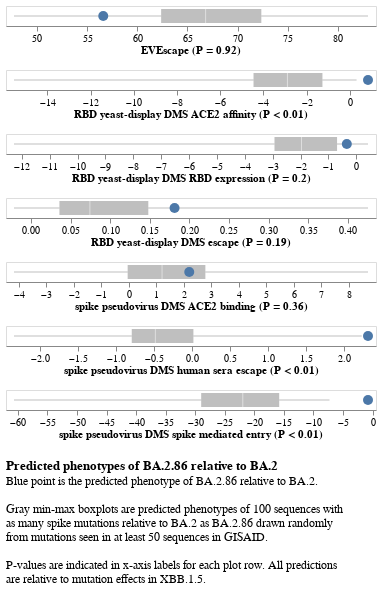

Write notebook code for a chart like this one.
### Markdown cell above
Plot actual phenotype versus distribution of randomized phenotypes for BA.2.86 relative to BA.2:

### Code cell
ba_2_86_df = (
    pheno_changes_df[
        pheno_changes_df["clade_set"] == "BA.2.86 relative to BA.2"
    ]
    .assign(
        phenotype_P=lambda x: (
            x["phenotype"] + " (P " + x["P"].map(lambda p: f"< {1 / nrandom}" if p == 0 else f"= {p}") + ")"
        )
    )
    .drop(columns=["clade_set", "clade", "n_mutations", "P"])
)

ba_2_86_base = (
    alt.Chart(ba_2_86_df)
    .transform_calculate(y="1")
    .encode(
        alt.X(
            "value",
            title=None,
            axis=alt.Axis(grid=False),
            scale=alt.Scale(zero=False, nice=False, padding=8),
        ),
        alt.Y("y:N", title=None, axis=None),
    )
)

ba_2_86_point = ba_2_86_base.mark_circle(size=100, opacity=1)

ba_2_86_boxplot = (
    ba_2_86_base
    .transform_flatten(["randomized_values"])
    .transform_calculate(value=alt.datum["randomized_values"])
    .mark_boxplot(color="gray", opacity=0.5, extent="min-max")
)

(
    (ba_2_86_boxplot + ba_2_86_point)
    .properties(width=370, height=alt.Step(20))
    .facet(
        alt.Facet(
            "phenotype_P",
            header=alt.Header(labelOrient="bottom", labelPadding=2, labelFontSize=11, labelFontStyle="bold"),
            title=None,
        ),
        columns=1,
        spacing=12,
    )
    .resolve_scale(x="independent", y="independent")
    .properties(
        title=alt.TitleParams(
            "Predicted phenotypes of BA.2.86 relative to BA.2",
            subtitle=[
                "Blue point is the predicted phenotype of BA.2.86 relative to BA.2.",
                "",
                f"Gray min-max boxplots are predicted phenotypes of {nrandom} sequences with",
                "as many spike mutations relative to BA.2 as BA.2.86 drawn randomly",
                f"from mutations seen in at least {gisaid_min_counts} sequences in GISAID.",
                "",
                "P-values are indicated in x-axis labels for each plot row. All predictions",
                "are relative to mutation effects in XBB.1.5.",
            ],
            dy=15,
            orient="bottom",
        ),
    )
)

### Figure 1 — Vega-Lite specification as saved in the notebook (floating-point values rounded to 4 significant figures)
{"config": {"view": {"continuousWidth": 300, "continuousHeight": 300}}, "data": {"name": "data-de39515d5cc4730bf8a2dad5f9c27d5b"}, "facet": {"field": "phenotype_P", "header": {"labelFontSize": 11, "labelFontStyle": "bold", "labelOrient": "bottom", "labelPadding": 2}, "title": null, "type": "nominal"}, "spec": {"layer": [{"mark": {"type": "boxplot", "color": "gray", "extent": "min-max", "opacity": 0.5}, "encoding": {"x": {"axis": {"grid": false}, "field": "value", "scale": {"nice": false, "padding": 8, "zero": false}, "title": null, "type": "quantitative"}, "y": {"axis": null, "field": "y", "title": null, "type": "nominal"}}, "transform": [{"calculate": "1", "as": "y"}, {"flatten": ["randomized_values"]}, {"calculate": "datum['randomized_values']", "as": "value"}]}, {"mark": {"type": "circle", "opacity": 1, "size": 100}, "encoding": {"x": {"axis": {"grid": false}, "field": "value", "scale": {"nice": false, "padding": 8, "zero": false}, "title": null, "type": "quantitative"}, "y": {"axis": null, "field": "y", "title": null, "type": "nominal"}}, "transform": [{"calculate": "1", "as": "y"}]}], "height": {"step": 20}, "width": 370}, "columns": 1, "resolve": {"scale": {"x": "independent", "y": "independent"}}, "spacing": 12, "title": {"text": "Predicted phenotypes of BA.2.86 relative to BA.2", "dy": 15, "orient": "bottom", "subtitle": ["Blue point is the predicted phenotype of BA.2.86 relative to BA.2.", "", "Gray min-max boxplots are predicted phenotypes of 100 sequences with", "as many spike mutations relative to BA.2 as BA.2.86 drawn randomly", "from mutations seen in at least 50 sequences in GISAID.", "", "P-values are indicated in x-axis labels for each plot row. All predictions", "are relative to mutation effects in XBB.1.5."]}, "$schema": "https://vega.github.io/schema/vega-lite/v5.16.3.json", "datasets": {"data-de39515d5cc4730bf8a2dad5f9c27d5b": [{"phenotype": "EVEscape", "value": 56.61, "randomized_values": [60.18, 66.63, 64.11, 57.93, 63.94, 63.69, 67.42, 75.25, 77.56, 63.26, 64.41, 83.01, 68.85, 68.45, 60.49, 72.65, 77.75, 48.12, 58.79, 58.5, 56.59, 52.37, 68.54, 56.36, 62.41, 61.74, 76.62, 80.26, 74.8, 79.78, 70.67, 68.02, 66.55, 60.06, 58.39, 73.39, 66.4, 70.35, 71.84, 68.32, 65.99, 62.63, 72.85, 62.15, 69.28, 73.55, 71.42, 62.97, 60.03, 55.82, 71.61, 74.05, 62.82, 67.0, 67.5, 67.03, 69.57, 76.56, 55.54, 75.67, 65.69, 77.66, 68.77, 61.18, 62.3, 70.26, 64.97, 72.28, 48.26, 68.27, 62.75, 66.02, 58.3, 64.86, 73.37, 63.1, 81.78, 64.42, 62.63, 75.97, 47.71, 70.78, 64.08, 71.0, 76.83, 70.25, 58.22, 64.97, 77.39, 65.08, 69.26, 74.77, 82.2, 75.87, 72.99, 63.83, 61.33, 69.74, 61.46, 58.33], "phenotype_P": "EVEscape (P = 0.92)"}, {"phenotype": "RBD yeast-display DMS ACE2 affinity", "value": 0.84, "randomized_values": [-4.42, -12.74, -3.19, -3.58, -7.78, -7.08, -4.21, -1.83, -1.34, -6.73, -7.13, -3.48, -0.64, -0.44, -2.29, -5.93, -4.21, -4.0, -2.44, -8.74, -4.55, -6.86, -2.61, -3.82, -0.14, -6.16, -2.53, 0.31, -5.09, -2.42, -15.55, -6.23, -0.56, -2.09, -1.05, -2.82, -4.72, -2.68, -0.5, 0.0, -0.15, -4.74, -2.62, -0.02, -6.44, -2.2, -3.77, -3.45, -3.38, -0.93, -5.47, -4.23, -1.9, -4.69, -0.81, -4.43, -0.57, -4.86, -3.5, -0.41, -2.89, -1.13, -1.15, -1.43, -2.65, -3.8, -4.32, -2.2, -1.28, -2.42, 0.07, -5.57, -0.71, -0.04, -2.71, -4.02, -2.89, -1.73, -1.74, -1.24, -5.07, -0.74, -3.46, -0.18, -6.71, -0.59, -4.83, -0.57, -3.53, -4.35, -2.96, -0.45, -1.28, -2.96, -3.41, -4.31, -2.08, -2.25, -8.72, -4.68], "phenotype_P": "RBD yeast-display DMS ACE2 affinity (P < 0.01)"}, {"phenotype": "RBD yeast-display DMS RBD expression", "value": -0.34, "randomized_values": [-5.22, -7.13, -2.57, -2.54, -2.54, -4.01, -0.76, -2.89, -0.96, -5.23, -4.86, -0.61, -0.78, -0.81, -2.26, -3.83, -4.7, -3.05, -2.74, -4.29, -2.4, -1.09, -2.4, -3.89, 0.0, -5.17, -0.32, -0.16, -2.48, -1.99, -12.28, -4.59, -1.12, -0.17, -1.03, -2.32, -2.62, -0.79, -0.24, 0.0, -0.2, -3.71, -3.2, 0.42, -7.24, -1.78, -3.55, -0.03, -4.09, -0.3, -2.73, -0.99, -1.32, -1.94, -0.34, -4.06, -1.01, -2.81, -2.19, -0.22, -1.34, -0.26, -0.69, -2.22, 0.01, -4.05, -2.74, -2.32, -0.32, -0.9, -0.87, -5.63, 0.03, -0.02, -1.86, -4.24, -0.86, -2.89, -0.77, -0.96, -2.14, -0.2, -0.54, -0.03, -4.86, 0.17, -2.48, -1.23, -2.98, -2.22, -2.06, 0.08, -0.69, -1.51, -1.91, -0.48, -1.82, -2.53, -3.52, -2.92], "phenotype_P": "RBD yeast-display DMS RBD expression (P = 0.2)"}, {"phenotype": "RBD yeast-display DMS escape", "value": 0.1813, "randomized_values": [0.1027, 0.2635, 0.2253, 0.02294, 0.2503, 0.02144, 0.1523, 0.03493, 0.07801, 0.1435, 0.01742, 0.03905, 0.02581, 0.1028, 0.103, 0.02987, 0.05568, 0.1181, 0.2684, 0.2352, 0.01239, 0.4085, 0.08306, 0.07405, 0.01865, 0.1698, 0.1911, 0.08857, 0.2489, 0.2335, 0.2323, 0.1294, 0.05655, 0.4254, 0.04046, 0.1369, 0.05539, 0.1154, 0.07484, 0.0, 0.1321, 0.07096, 0.09936, 0.06699, 0.1702, 0.1626, 0.2717, -0.01556, 0.04048, 0.05874, 0.256, 0.1202, 0.1623, 0.2176, 0.05175, 0.09028, 0.02347, 0.1285, 0.03435, 0.0323, 0.2551, 0.06463, 0.07051, 0.01062, 0.1251, -0.00386, 0.0682, 0.0001377, 0.04865, 0.05011, 0.01856, 0.06368, 0.04608, 0.001666, 0.1994, 0.002868, 0.1253, 0.05103, 0.1011, 0.2422, -0.02134, 0.0714, 0.0495, 0.01383, 0.1468, 0.03624, 0.1082, 0.06161, 0.03528, 0.002471, 0.1309, 0.05735, 0.1075, 0.02265, 0.2176, 0.1403, 0.06287, 0.158, 0.2799, 0.02282], "phenotype_P": "RBD yeast-display DMS escape (P = 0.19)"}, {"phenotype": "spike pseudovirus DMS ACE2 binding", "value": 2.203, "randomized_values": [4.548, 1.867, 0.6386, 1.884, -2.591, 3.526, 1.327, -1.911, 1.492, 0.842, -0.1798, 0.7055, 2.237, 4.248, -1.594, 3.618, -2.1, -1.393, -0.6372, 0.06132, 8.698, -4.164, 5.392, 2.92, 5.094, 0.9279, -0.4611, 3.116, -0.1925, 2.762, 2.095, 1.374, 0.3242, 3.182, 0.1603, 2.787, 0.6376, -1.151, -0.1551, 3.311, -0.4475, -1.535, 1.011, 1.421, 3.296, -0.2869, -0.5239, 0.8605, 0.268, 4.528, 1.33, -0.9139, 2.513, 1.138, -2.176, 1.14, 6.191, 0.8876, 1.122, 2.692, 0.4395, 0.6222, 2.252, 5.8, -3.918, 0.4145, 4.585, 5.963, -0.0929, 1.291, 2.547, 1.568, -0.3208, 4.826, 1.011, -0.6744, 1.512, 2.427, 0.4983, -1.872, 2.0, 0.9314, 3.493, 3.816, 0.3214, 4.971, 0.3038, 6.625, 2.594, 2.968, -0.01417, 2.06, 2.797, 1.768, 2.556, -1.123, 2.284, 0.6595, -1.05, 2.966], "phenotype_P": "spike pseudovirus DMS ACE2 binding (P = 0.36)"}, {"phenotype": "spike pseudovirus DMS human sera escape", "value": 2.322, "randomized_values": [-0.1372, -0.2369, -0.616, 0.4954, 1.722, -0.284, 0.03557, -0.336, -0.5012, -2.34, -0.5972, -0.03264, -0.5858, -0.848, -0.7474, -0.891, 2.24, -0.5326, -1.112, -0.1451, -1.423, 0.4244, -0.7688, -0.2904, -1.243, -0.1105, -0.8143, -1.184, -0.5424, -0.5421, -0.1265, -0.6079, -0.5161, -0.9965, 0.65, -1.187, -0.8923, -0.1549, -0.6576, -1.162, -0.6172, 0.5403, -1.579, 0.09165, -0.6612, 1.221, -0.3717, -0.0574, -0.09429, 1.168, -1.449, -0.8419, -0.7665, -0.7181, 0.05972, -0.8003, 0.7234, 0.1162, 0.04079, -0.4391, -0.552, 0.5761, -1.004, -0.3304, 0.7395, -0.4442, -1.974, -0.4562, -0.4189, 0.2916, -0.6068, -0.7757, 0.4598, -0.7437, -0.6323, 0.09573, -1.227, -0.02007, -1.118, 0.571, 0.2789, -0.703, -0.7886, 0.01803, -0.06275, -1.217, -0.1561, -1.437, -1.011, 0.01804, 0.8482, 0.4779, -1.768, -0.7922, -0.3447, 0.2339, 0.2613, -0.6838, -0.351, -0.7836], "phenotype_P": "spike pseudovirus DMS human sera escape (P < 0.01)"}, {"phenotype": "spike pseudovirus DMS spike mediated entry", "value": -0.7714, "randomized_values": [-25.14, -12.79, -29.06, -33.98, -32.53, -22.93, -15.13, -17.11, -12.65, -33.99, -25.64, -12.18, -34.15, -16.32, -22.89, -35.06, -21.24, -17.05, -18.47, -16.88, -60.66, -16.0, -27.34, -33.0, -35.28, -16.88, -12.34, -18.25, -16.23, -15.59, -30.25, -12.85, -11.8, -28.28, -22.42, -27.97, -28.64, -23.98, -25.71, -24.73, -30.52, -14.51, -14.12, -25.17, -32.25, -12.05, -15.86, -16.87, -14.67, -29.72, -16.35, -18.45, -20.14, -45.94, -21.04, -28.6, -34.86, -12.63, -26.14, -29.83, -17.72, -16.69, -13.62, -15.03, -38.94, -15.24, -25.16, -21.49, -22.6, -25.14, -12.69, -26.79, -12.38, -48.6, -7.287, -28.97, -10.67, -20.62, -24.41, -25.42, -24.38, -28.11, -15.28, -32.56, -19.93, -53.04, -42.08, -29.89, -7.679, -36.2, -18.22, -10.57, -14.69, -16.51, -33.49, -21.19, -24.21, -41.14, -13.25, -19.78], "phenotype_P": "spike pseudovirus DMS spike mediated entry (P < 0.01)"}]}}
